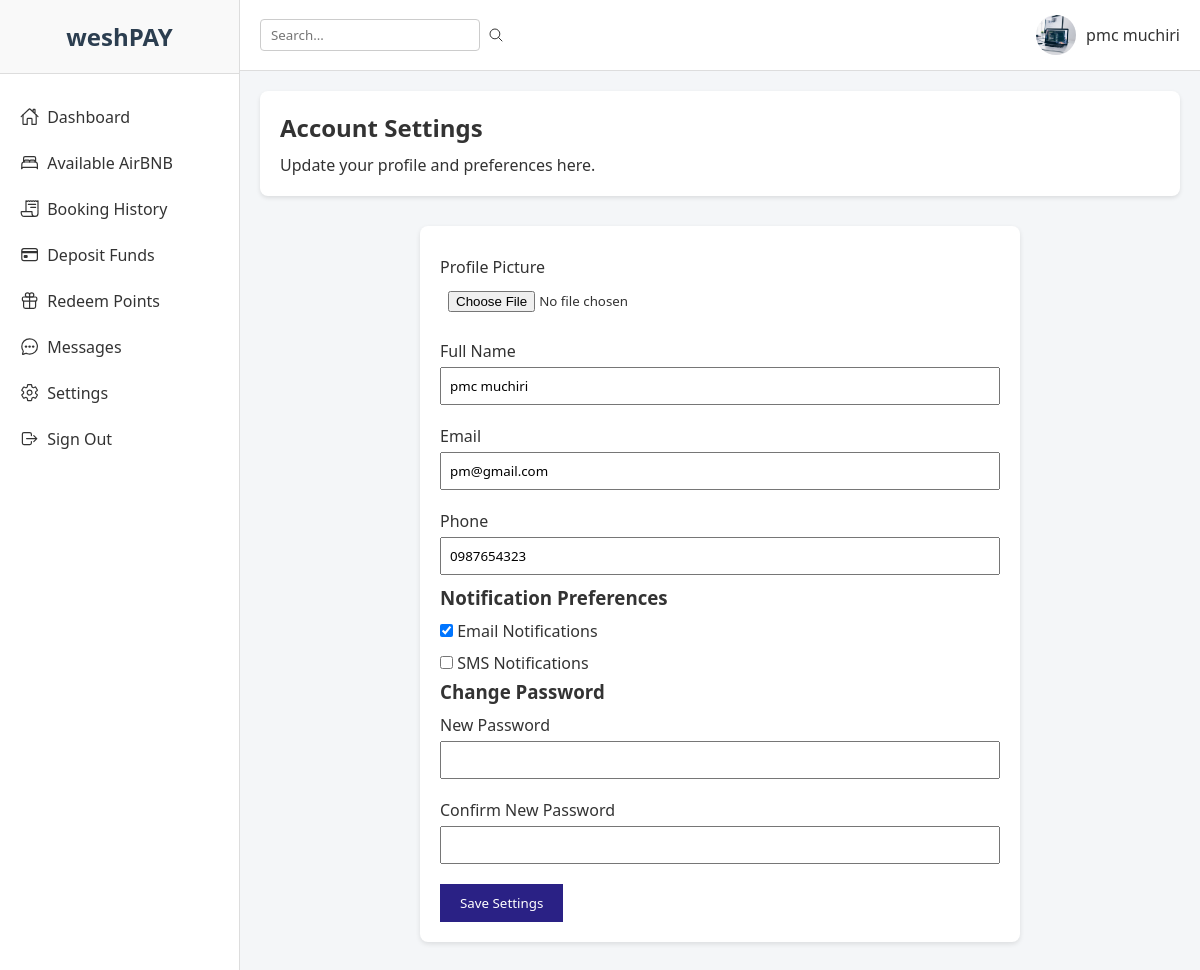
/settings.php (signed in), run on the app's committed database.
### tables this page shows
CREATE TABLE `users` (
  `user_id` int(11) NOT NULL,
  `full_name` varchar(100) NOT NULL,
  `profile_picture` varchar(255) DEFAULT NULL,
  `email` varchar(100) NOT NULL,
  `phone` varchar(20) NOT NULL,
  `password_hash` varchar(255) NOT NULL,
  `role` enum('guest','host','admin') NOT NULL DEFAULT 'guest',
  `created_at` timestamp NOT NULL DEFAULT current_timestamp()
);

CREATE TABLE `user_settings` (
  `user_id` int(11) NOT NULL,
  `email_notifications` tinyint(1) NOT NULL DEFAULT 0,
  `sms_notifications` tinyint(1) NOT NULL DEFAULT 0,
  `created_at` datetime DEFAULT current_timestamp(),
  `updated_at` datetime DEFAULT current_timestamp() ON UPDATE current_timestamp()
);

### public/settings.php (the view, shortened to what this page needs)
<?php
require '../config/db_connect.php';
$user_id = $_SESSION["user_id"];
$stmt = $pdo->prepare("SELECT full_name, profile_picture, email, phone FROM users WHERE user_id = ?");
$stmt->execute([$user_id]);
$user = $stmt->fetch(PDO::FETCH_ASSOC);
$full_name = $user["full_name"];
$email = $user["email"];
$phone = $user["phone"];
$profile_picture = !empty($user["profile_picture"])
    ? "../uploads/" . $user["profile_picture"]
    : "../assets/imgs/default-user.png";
$stmt = $pdo->prepare("SELECT email_notifications, sms_notifications FROM user_settings WHERE user_id = ?");
$stmt->execute([$user_id]);
$settings = $stmt->fetch(PDO::FETCH_ASSOC);
$email_notifications = $settings ? $settings["email_notifications"] : 0;
$sms_notifications = $settings ? $settings["sms_notifications"] : 0;
?>
<!DOCTYPE html>
<html lang="en">
<head>
  <link rel="stylesheet" href="../assets/css/dashboard_new.css">
</head>
<body>
  <aside class="sidebar">
    <div class="sidebar-brand">
      <h2>weshPAY</h2>
    </div>
    <nav class="sidebar-nav">
      <ul>
        <li><a href="dashboard.php"><ion-icon name="home-outline"></ion-icon> Dashboard</a></li>
        <li><a href="listings.php"><ion-icon name="bed-outline"></ion-icon> Available AirBNB</a></li>
        <li><a href="booking_history.php"><ion-icon name="receipt-outline"></ion-icon> Booking History</a></li>
        <li><a href="deposit.php"><ion-icon name="card-outline"></ion-icon> Deposit Funds</a></li>
        <li><a href="redeem_points.php"><ion-icon name="gift-outline"></ion-icon> Redeem Points</a></li>
        <li><a href="messages.php"><ion-icon name="chatbubble-ellipses-outline"></ion-icon> Messages</a></li>
        <li><a href="settings.php" class="active"><ion-icon name="settings-outline"></ion-icon> Settings</a></li>
        <li><a href="logout.php"><ion-icon name="log-out-outline"></ion-icon> Sign Out</a></li>
      </ul>
    </nav>
  </aside>
  <div class="main-content">
    <header class="header">
      <div class="header-search">
        <input type="text" placeholder="Search...">
        <ion-icon name="search-outline"></ion-icon>
      </div>
      <div class="header-user">
        <img src="<?php echo htmlspecialchars($profile_picture); ?>" alt="Profile Picture">
        <span><?php echo htmlspecialchars($full_name); ?></span>
      </div>
    </header>
    <section class="overview">
      <div class="welcome-card">
        <h1>Account Settings</h1>
        <p>Update your profile and preferences here.</p>
      </div>
      <div class="settings-form">
        <form method="POST" action="" enctype="multipart/form-data">
          <label for="profile_picture">Profile Picture</label>
          <input type="file" name="profile_picture" id="profile_picture">
          <label for="full_name">Full Name</label>
          <input type="text" name="full_name" id="full_name" value="<?php echo htmlspecialchars($full_name); ?>" required>
          <label for="email">Email</label>
          <input type="email" name="email" id="email" value="<?php echo htmlspecialchars($email); ?>" required>
          <label for="phone">Phone</label>
          <input type="text" name="phone" id="phone" value="<?php echo htmlspecialchars($phone); ?>">
          <h3>Notification Preferences</h3>
          <label>
            <input type="checkbox" name="email_notifications" <?php echo ($email_notifications ? 'checked' : ''); ?>>
            Email Notifications
          </label>
          <label>
            <input type="checkbox" name="sms_notifications" <?php echo ($sms_notifications ? 'checked' : ''); ?>>
            SMS Notifications
          </label>
          <h3>Change Password</h3>
          <label for="new_password">New Password</label>
          <input type="password" name="new_password" id="new_password">
          <label for="confirm_password">Confirm New Password</label>
          <input type="password" name="confirm_password" id="confirm_password">
          <button type="submit">Save Settings</button>
        </form>
      </div>
    </section>
  </div>
</body>
</html>

### assets/css/dashboard_new.css (style rules this page uses)
* { box-sizing: border-box; margin: 0; padding: 0; font-family: "Segoe UI", Tahoma, Geneva, Verdana, sans-serif; }
body { background: #f4f6f8; color: #333; display: flex; }
.sidebar { width: 240px; background: #fff; border-right: 1px solid #ddd; min-height: 100vh; display: flex; flex-direction: column; align-items: center; }
.sidebar-brand { text-align: center; padding: 20px 0; width: 100%; background: #f9f9f9; border-bottom: 1px solid #ddd; }
.sidebar-brand h2 { color: #2c3e50; font-size: 1.5rem; }
.sidebar-nav { width: 100%; margin-top: 20px; }
.sidebar-nav ul { list-style: none; }
.sidebar-nav li { width: 100%; }
.sidebar-nav a { display: flex; align-items: center; padding: 12px 20px; color: #333; text-decoration: none; transition: background 0.3s; }
.sidebar-nav ion-icon { margin-right: 10px; font-size: 1.2rem; }
.main-content { flex: 1; display: flex; flex-direction: column; }
.header { display: flex; justify-content: space-between; align-items: center; background: #fff; padding: 15px 20px; border-bottom: 1px solid #ddd; }
.header-search { display: flex; align-items: center; gap: 8px; }
.header-search input { padding: 6px 10px; border: 1px solid #ccc; border-radius: 4px; }
.header-user { display: flex; align-items: center; gap: 10px; }
.header-user img { width: 40px; height: 40px; border-radius: 50%; object-fit: cover; }
.overview { padding: 20px; background: #f4f6f8; }
.welcome-card { background: #fff; padding: 20px; border-radius: 8px; margin-bottom: 20px; box-shadow: 0 2px 4px rgba(0,0,0,0.1); }
.welcome-card h1 { margin-bottom: 10px; }
.sidebar { width: 240px; background: #fff; border-right: 1px solid #ddd; min-height: 100vh; display: flex; flex-direction: column; }
.sidebar-brand { padding: 20px; border-bottom: 1px solid #ddd; text-align: center; }
.sidebar-brand h2 { margin: 0; }
.sidebar-nav ul { list-style: none; padding: 0; margin: 0; }
.sidebar-nav li a { display: flex; align-items: center; padding: 12px 20px; text-decoration: none; color: #333; transition: background 0.3s; }
.sidebar-nav ion-icon { margin-right: 8px; font-size: 1.2rem; }
.overview { padding: 20px; background: #f4f6f8; flex: 1; }

### public/settings.php (style rules this page uses)
.settings-form { max-width: 600px; margin: 30px auto; background: #fff; padding: 20px; border-radius: 8px; box-shadow: 0 2px 5px rgba(0,0,0,0.1); }
.settings-form label { display: block; margin: 10px 0 5px; }
.settings-form input[type="text"], .settings-form input[type="email"], .settings-form input[type="password"], .settings-form input[type="file"] { width: 100%; padding: 8px; margin-bottom: 10px; }
.settings-form button { background-color: #2a2185; color: #fff; padding: 10px 20px; border: none; cursor: pointer; margin-top: 10px; }

### data on the page
users: profile_picture (picture), full_name "pmc muchiri", email "pm@gmail.com", phone "0987654323"
user_settings: email_notifications "☑"
